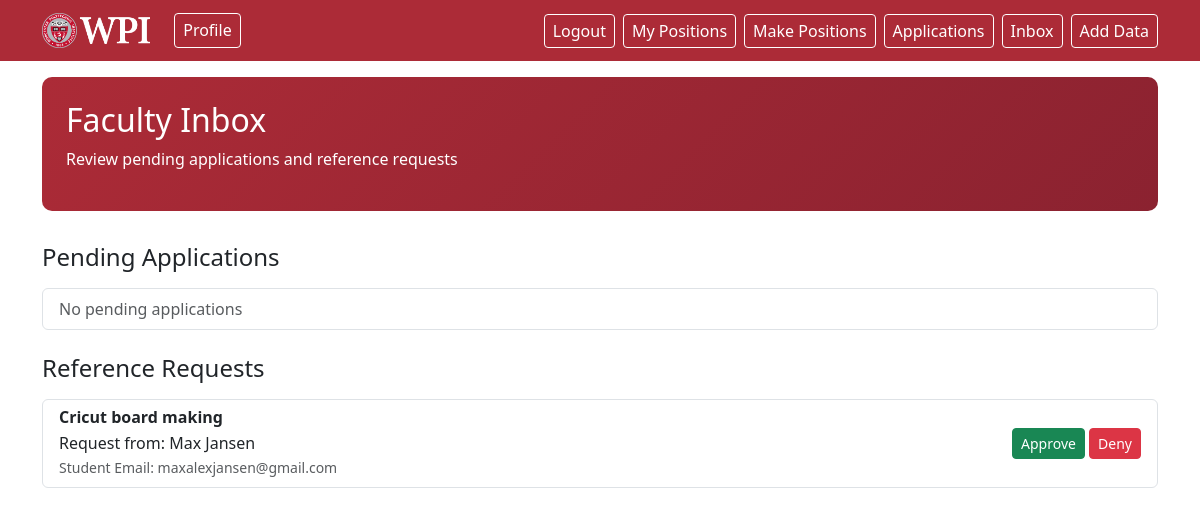
Screenshot of /inbox (signed in) with the database file from the repository.
### app/main/models.py (models this page shows, shortened)
class ReferenceRequest(db.Model):
    id: sqlo.Mapped[int] = sqlo.mapped_column(primary_key=True)
    application_id: sqlo.Mapped[int] = sqlo.mapped_column(
        sqla.ForeignKey("applications.id"), nullable=False
    )
    faculty_id: sqlo.Mapped[int] = sqlo.mapped_column(
        sqla.ForeignKey("user.id"), nullable=False
    )
    status: sqlo.Mapped[str] = sqlo.mapped_column(
        sqla.String(20), default="awaiting"
    )
    application: sqlo.Mapped["Applications"] = sqlo.relationship(
        back_populates="reference_requests"
    )
    faculty: sqlo.Mapped["User"] = sqlo.relationship()

class Position(db.Model):
    id : sqlo.Mapped[int] = sqlo.mapped_column(primary_key=True)
    faculty_id : sqlo.Mapped[int] = sqlo.mapped_column(sqla.ForeignKey('user.id'))
    title : sqlo.Mapped[str] = sqlo.mapped_column(sqla.String(100))
    description : sqlo.Mapped[str] = sqlo.mapped_column(sqla.Text)
    start_date : sqlo.Mapped[datetime] = sqlo.mapped_column(sqla.DateTime(timezone=True))
    end_date : sqlo.Mapped[datetime] = sqlo.mapped_column(sqla.DateTime(timezone=True))
    teamSize : sqlo.Mapped[int] = sqlo.mapped_column(sqla.Integer)
    minGPA : sqlo.Mapped[float] = sqlo.mapped_column(sqla.Float)
    reference : sqlo.Mapped[bool] = sqlo.mapped_column(sqla.Boolean, default=False)
    score : sqlo.Mapped[Optional[int]] = sqlo.mapped_column(sqla.Integer, nullable=True)
    majors: sqlo.Mapped[Optional[list[Major]]] = sqlo.relationship(
        secondary=position_major,
        lazy='selectin')
    languages : sqlo.Mapped[Optional[list[Language]]] = sqlo.relationship(
        secondary=position_language,
        lazy='selectin'
    )
    research_topics: sqlo.Mapped[Optional[list['ResearchTopic']]] = sqlo.relationship(
        secondary=position_topic,
        lazy='selectin'
    )
    courses: sqlo.Mapped[Optional[list['StudentCourse']]] = sqlo.relationship(
        secondary=position_course,
        lazy='selectin'
    )
    applications: sqlo.Mapped[list['Applications']] = sqlo.relationship(
        back_populates='position',
        cascade='all, delete-orphan'
    )
    faculty: sqlo.Mapped['User'] = sqlo.relationship(foreign_keys=[faculty_id])

class User(UserMixin, db.Model):
    id : sqlo.Mapped[int] = sqlo.mapped_column(primary_key=True)
    username : sqlo.Mapped[str] = sqlo.mapped_column(sqla.String(64), unique=True, index=True)
    first_name : sqlo.Mapped[str] = sqlo.mapped_column(sqla.String(64))
    last_name : sqlo.Mapped[str] = sqlo.mapped_column(sqla.String(64))
    email : sqlo.Mapped[str] = sqlo.mapped_column(sqla.String(120), unique=True, index=True)
    phone : sqlo.Mapped[Optional[str]] = sqlo.mapped_column(sqla.String(32), nullable=True)
    password_hash : sqlo.Mapped[str] = sqlo.mapped_column(sqla.String(256))
    type = db.Column(db.String(20), nullable=False, default="student")
    microsoft_id : sqlo.Mapped[Optional[str]] = sqlo.mapped_column(sqla.String(128), unique=True, index=True, nullable=True)
    profile: sqlo.Mapped['Profile'] = sqlo.relationship(
        back_populates='user', uselist=False, cascade='all, delete-orphan'
    )
    times : sqlo.Mapped[Optional[list['TimeSlots']]] = sqlo.relationship(
        secondary=user_time_slot,
        lazy='selectin'
    )
    @property
    def role(self):
        """Convenience property to access type as role"""
        return self.type

### app/main/routes.py (the view, shortened to what this page needs)
@bp_main.route('/inbox', methods=['GET'])
@login_required
def inbox():
    positions = db.session.scalars(sqla.select(Position).where(Position.faculty_id == current_user.id)).all() or None
    applications = db.session.scalars(
        sqla.select(Applications)
        .join(Position)
        .where(Position.faculty_id == current_user.id)
    ).all() or None
    references = db.session.scalars(
        sqla.select(ReferenceRequest).where(ReferenceRequest.faculty_id == current_user.id)
    ).all()
    studentReferences = db.session.scalars(
        sqla.select(ReferenceRequest).join(Applications).where(Applications.student_id == current_user.id)
    ).all()
    studentInterviews = db.session.scalars(
        sqla.select(Applications).where(Applications.student_id == current_user.id, Applications.status == 'Interview')
    ).all()
    applicationsDenied = db.session.scalars(
    sqla.select(Applications)
        .where(
            Applications.student_id == current_user.id,
            Applications.status == 'Denied'
        )
        .order_by(Applications.application_date.desc())
        .limit(5)
    ).all()
    slots_by_app = {}
    return render_template('inbox.html', current_user=current_user, positions=positions, applications=applications, references=references, studentReferences=studentReferences, studentInterviews=studentInterviews, slots_by_app=slots_by_app, applicationsDenied=applicationsDenied)

### app/main/models.py (called while the page is built)
@login.user_loader
def load_user(id):
    return db.session.get(User, int(id))

### app/main/templates/inbox.html (shortened to what this page needs)
{% extends "base.html" %}
{% from 'bootstrap_wtf.html' import form_field %}
{% block content %}
{% if current_user.type == 'student' %}
    <div class="page-header">
        <h2>My Inbox</h2>
        <p>Track your reference requests and application updates</p>
    </div>
    {% if studentInterviews %}
        <h4 class="mb-3">Interview Requests</h4>
        <div class="list-group mb-4">
        {% for interview in studentInterviews %}
            <div class="list-group-item">
                <div class="d-flex w-100 justify-content-between">
                    <div>
                        <h5 class="mb-1">{{ interview.position.title }}</h5>
                        <p class="mb-1 text-muted">{{ interview.position.description|truncate(120) }}</p>
                        <p class="mb-1"><strong>Status:</strong> {{ interview.status }}</p>
                    </div>
                </div>
                <p class="mb-2"><strong>Details:</strong> {{ interview.details }}</p>
                <div>
                    <h6>Available Time Slots</h6>
                    {% set slots = slots_by_app.get(interview.id, []) %}
                    {% if slots %}
                        <ul class="list-unstyled mb-2">
                        {% for slot in slots %}
                            <li class="d-flex justify-content-between align-items-center py-1">
                                <div>
                                    {{ slot.time.strftime('%Y-%m-%d %H:%M') }}
                                    <small class="text-muted">with {{ slot.faculty.first_name }} {{ slot.faculty.last_name }}</small>
                                </div>
                                <form method="post" action="{{ url_for('main.accept_timeslot', slot_id=slot.id, app_id=interview.id) }}">
                                    <button type="submit" class="btn btn-sm btn-primary">Accept</button>
                                </form>
                            </li>
                        {% endfor %}
                        </ul>
                    {% else %}
                        <p class="text-muted mb-2">No available time slots yet. Please check back later.</p>
                    {% endif %}
                </div>
            </div>
        {% endfor %}
    {% else %}
        <div class="alert alert-info">No interview requests at the moment.</div>
    {% endif %}
    {% if applicationsDenied %}
        <div class="mt-4">
            <h4 class="mb-3">Denied Applications</h4>
            <div class="list-group mb-4">
            {% for denied_app in applicationsDenied %}
                <div class="list-group-item">
                    <div class="d-flex w-100 justify-content-between">
                        <div>
                            <h5 class="mb-1">{{ denied_app.position.title }}</h5>
                            <p class="mb-1 text-muted">{{ denied_app.position.description|truncate(120) }}</p>
                            <p class="mb-1"><strong>Status:</strong> {{ denied_app.status }}</p>
                        </div>
                    </div>
                    <p class="mb-2"><strong>Details:</strong> {{ denied_app.details }}</p>
                    <form method="post" action="{{ url_for('main.remove_denied_applications', app_id=denied_app.id) }}">
                        <button type="submit" class="btn btn-sm btn-danger">Remove from Inbox</button>
                    </form>
                </div>
            {% endfor %}
            </div>
        </div>
    {% endif %}
    <h4 class="mb-3">Reference Requests</h4>
    {% if studentReferences %}
        <div class="list-group">
            {% for reference in studentReferences %}
            <div class="list-group-item">
                <div class="d-flex w-100 justify-content-between align-items-center">
                    <div>
                        <h6 class="mb-1"><strong>{{ reference.application.position.title }}</strong></h6>
                        <p class="mb-0 text-muted">Reference from: {{ reference.faculty.first_name }} {{ reference.faculty.last_name }}</p>
                    </div>
                    <div>
                        {% if reference.status|lower == 'approved' %}
                            <span class="badge bg-success">Approved</span>
                        {% elif reference.status|lower == 'pending' or reference.status|lower == 'awaiting' %}
                            <span class="badge bg-warning text-dark">Pending</span>
                        {% elif reference.status|lower == 'denied' %}
                            <span class="badge bg-danger">Denied</span>
                        {% else %}
                            <span class="badge bg-secondary">{{ reference.status }}</span>
                        {% endif %}
                    </div>
                </div>
            </div>
            {% endfor %}
        </div>
    {% else %}
        <div class="alert alert-info" role="alert">
            <h4 class="alert-heading">No Messages</h4>
            <p class="mb-0">Your inbox is empty. Reference requests will appear here when faculty respond to your applications.</p>
        </div>
    {% endif %}
{% elif current_user.type == 'faculty' %}
    <div class="page-header">
        <h2>Faculty Inbox</h2>
        <p>Review pending applications and reference requests</p>
    </div>
    {% if positions %}
        <h4 class="mb-3">Pending Applications</h4>
        <div class="list-group mb-4">
            {% set has_pending = namespace(value=false) %}
            {% if not has_pending.value %}
                <div class="list-group-item">
                    <p class="text-muted mb-0">No pending applications</p>
                </div>
            {% endif %}
        </div>
    {% else %}
        <div class="alert alert-info" role="alert">
            <h4 class="alert-heading">No Applications</h4>
            <p class="mb-0">You haven't created any positions yet.</p>
        </div>
    {% endif %}
    <h4 class="mb-3 mt-4">Reference Requests</h4>
    {% if references %}
        <div class="list-group mb-4">
            {% set has_pending_ref = namespace(value=false) %}
            {% for ref in references %}
                {% if ref.status|lower == 'pending' or ref.status|lower == 'awaiting' %}
                    {% set has_pending_ref.value = true %}
                    <div class="list-group-item">
                        <div class="d-flex w-100 justify-content-between align-items-center">
                            <div>
                                <h6 class="mb-1"><strong>{{ ref.application.position.title }}</strong></h6>
                                <p class="mb-0">Request from: {{ ref.application.student.first_name }} {{ ref.application.student.last_name }}</p>
                                <small class="text-muted">Student Email: {{ ref.application.student.email }}</small>
                            </div>
                            <div>
                                <form method="post" action="{{ url_for('faculty.approve_reference', ref_id=ref.id) }}" class="d-inline">
                                    <button type="submit" class="btn btn-sm btn-success">Approve</button>
                                </form>
                                <form method="post" action="{{ url_for('faculty.deny_reference', ref_id=ref.id) }}" class="d-inline">
                                    <button type="submit" class="btn btn-sm btn-danger">Deny</button>
                                </form>
                            </div>
                        </div>
                    </div>
                {% endif %}
            {% endfor %}
        </div>
    {% else %}
        <div class="alert alert-info">No reference requests found.</div>
    {% endif %}
{% else %}
    <h2>Inbox</h2>
{% endif %}
{% endblock %}

### app/static/css/main.css (style rules this page uses)
.page-header { background: linear-gradient(135deg, #AC2B37 0%, #8B2230 100%); color: white; padding: 1.5rem; border-radius: 10px; margin-bottom: 2rem; }

### rows the page displays
ReferenceRequest: application.position "Cricut board making", application.student.first_name "Max", application.student.last_name "Jansen", application.student.email "maxalexjansen@gmail.com"
